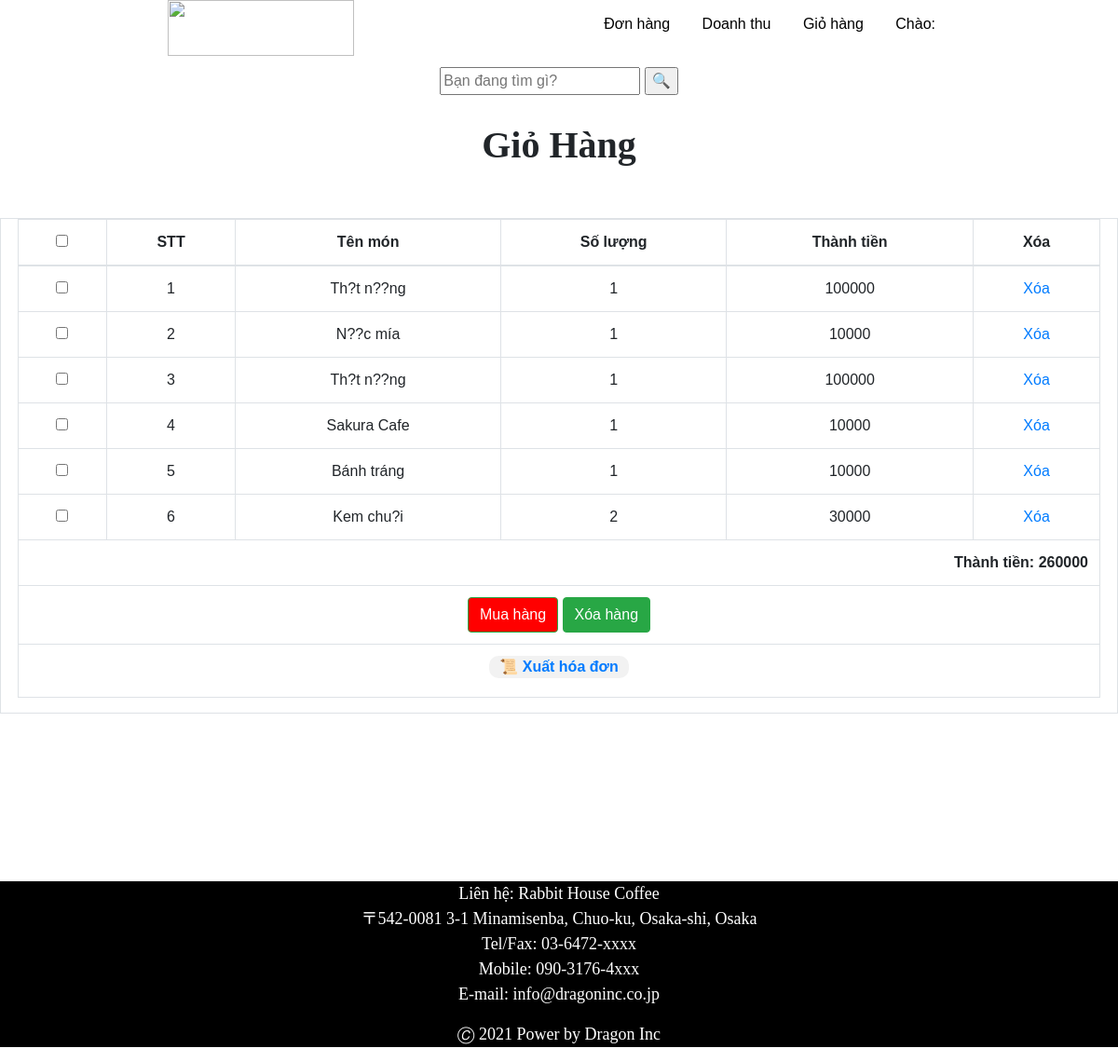
The page /NhanVien/giohang.php (signed in) on the database as committed earlier.
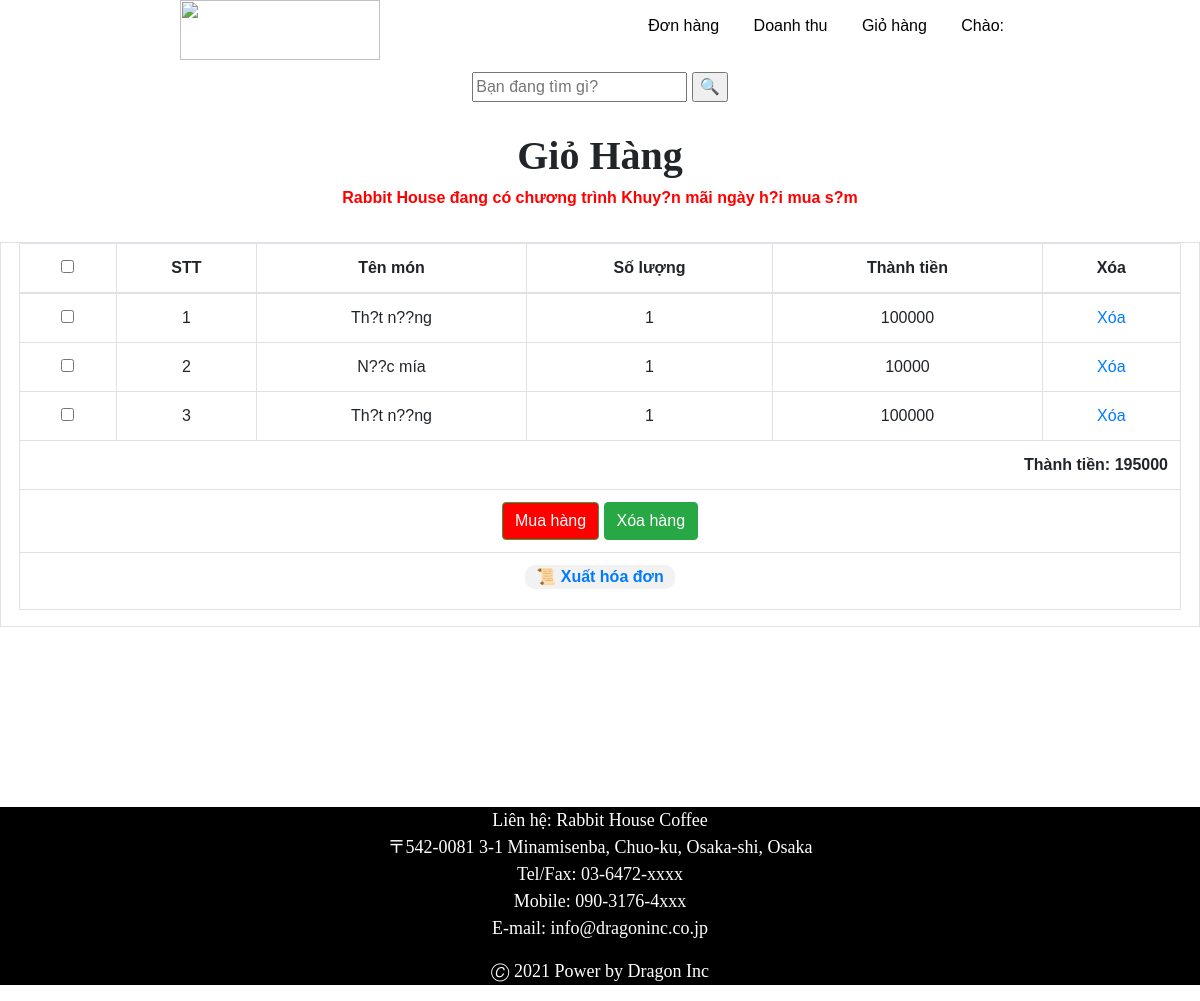
The same page on the database as committed later.
### tables this page shows
CREATE TABLE `tblhoadon` (
  `iHhoadon` int(11) NOT NULL,
  `idKhachhang` int(11) NOT NULL,
  `idMon` int(11) NOT NULL,
  `soLuong` int(11) NOT NULL,
  `ThanhTien` double DEFAULT NULL,
  `ngayThang` timestamp NULL DEFAULT NULL,
  `idstaff` int(11) DEFAULT NULL
);

CREATE TABLE `tblmon` (
  `idMon` int(11) NOT NULL,
  `tenMon` text NOT NULL,
  `gia` double NOT NULL,
  `idLoai` int(11) NOT NULL,
  `hinhAnh` text DEFAULT NULL,
  `moTa` text DEFAULT NULL,
  `goiY` float DEFAULT NULL,
  `conHang` text NOT NULL
);

CREATE TABLE `tblkhuyenmai` (
  `idKM` int(11) NOT NULL,
  `idKhachhang` int(11) DEFAULT NULL,
  `khuyenMai` int(11) NOT NULL,
  `tichLuy` int(11) DEFAULT NULL,
  `tenKM` text NOT NULL,
  `thoiGianBD` datetime NOT NULL,
  `thoiGianKT` datetime NOT NULL
);

### NhanVien/giohang.php (the view, shortened to what the changed rows need)
<?php
if (isset($_SESSION["username"])) {
    $idKhach1 = $_SESSION["idStaff"];
} else
    header("location:../login.php");
?>
<!DOCTYPE html>
<html lang="en">
<head>
    <link rel="stylesheet" type="text/css" href="../css/style2.css?" />
    <link rel="stylesheet" href="https://cdnjs.cloudflare.com/ajax/libs/jqueryui/1.12.1/jquery-ui.css" />
    <link href="https://stackpath.bootstrapcdn.com/bootstrap/4.3.1/css/bootstrap.min.css" rel="stylesheet">
</head>
<body>
    <?php $user = $username;
    $idKhachhang = $idKhach1; ?>
            <?php
            include "../include/connect.inc";
            ?>
    <section id="info" align="center">
        <span>Giỏ Hàng</span>
        <?php
        $sql000 = "select * from tblkhuyenmai";
        $rs000 = mysqli_query($conn, $sql000);
        while ($row000 = mysqli_fetch_array($rs000)) {
            $TGBDtmp1 = $row000["thoiGianBD"];
            $TGKTtmp1 = $row000["thoiGianKT"];
            $tenKM = $row000["tenKM"];
            $time_act1 = date('Y-m-d H:i:s');
            if ($TGBDtmp1 <= $time_act1 && $time_act1 <= $TGKTtmp1) {
                echo "<label style='color: red; font-weight: bold'>Rabbit House đang có chương trình $tenKM</label>";
            }
        }
        ?>
        <br /><br />
        <form method="post" action="giohang.php">
            <div class="table-responsive table-bordered">
                <table class="table" style="width:97%" align="center">
                    <thead>
                        <tr>
                            <th><input type="checkbox" name="checkbox" class="chk_box"></th>
                            <th>STT</th>
                            <th>Tên món</th>
                            <th>Số lượng</th>
                            <th>Thành tiền</th>
                            <th>Xóa </th>
                        </tr>
                    </thead>
                    <tbody>
                        <?php
                        include("../include/connect.inc");
                        $sql        =    "select * from tblhoadon where idStaff = '$idKhachhang'";
                        $rs         =    mysqli_query($conn, $sql);
                        $i            =    1;
                        while ($row = mysqli_fetch_array($rs)) {
                            $soluong = $row["soLuong"];
                            $sql2    =     "select * from tblmon where idMon = " . $row["idMon"] . "";
                            $rs2         =    mysqli_query($conn, $sql2);
                            $row2 = mysqli_fetch_array($rs2);
                            $tinhtien = $soluong * $row2["gia"];
                            echo " <tr>
								<td><input type='checkbox' class='chk_box1' name='check_list[]' value='" . $row["iHhoadon"] . "'></td>
								<td>$i</td>
								<td>" . $row2["tenMon"] . "</td>
								<td>$soluong</td>
								<td>$tinhtien</td>
								<td><a href='javascript:del_confirm(\"del_giohang.php?id=" . $row["iHhoadon"] . "\")'>Xóa</a></td>
								</tr>";
                            $i++;
                        }
                        ?>
                        <tr align="right">
                            <td colspan="6" style="text-align: centerright; font-weight: bold">Thành tiền:
                                <?php
                                $thanhTien111 = $thanhTien11 = 0;
                                $sql11 = "select * from tblhoadon where idStaff = '$idKhachhang'";
                                $rs11 = mysqli_query($conn, $sql11);
                                while ($row11 = mysqli_fetch_array($rs11)) {
                                    $thanhTien111 = $row11["ThanhTien"];
                                    $sql00 = "select * from tblkhuyenmai";
                                    $rs00 = mysqli_query($conn, $sql00);
                                    $row00 = mysqli_fetch_array($rs00);
                                    $TGBDtmp = $row00["thoiGianBD"];
                                    $TGKTtmp = $row00["thoiGianKT"];
                                    $khuyenMai = $row00["khuyenMai"];
                                    $time_act = date('Y-m-d H:i:s');
                                    if ($TGBDtmp <= $time_act && $time_act <= $TGKTtmp) {
                                        $thanhTien11 = $thanhTien11 + $thanhTien111 - ($khuyenMai * 100);
                                    } else $thanhTien11 = $thanhTien11 + $thanhTien111;
                                }
                                echo $thanhTien11;
                                ?>
                            </td>
                        </tr>
                        <tr align="center">
                            <th colspan="6">
                                <center><label style="background-color: #f2f2f2; width: 150px; border-radius: 10px;"><a
                                            href="./export_hoadon.php" target="_blank">📜 Xuất hóa đơn</a></label>
                                </center>
                            </th>
                        </tr>
                    </tbody>
                </table>
            </div>
        </form>
    </section>
</body>
</html>

Rows that differ between the two databases and show on the page:
removed tblhoadon: idMon.tenMon "Sakura Cafe", soLuong "1", soLuong.gia "10000"
removed tblhoadon: idMon.tenMon "Bánh tráng", soLuong "1", soLuong.gia "10000"
removed tblhoadon: idMon.tenMon "Kem chu?i", soLuong "2", soLuong.gia "30000"
added tblkhuyenmai: tenKM "Khuy?n mãi ngày h?i mua s?m"
Other text that changed with them:
$thanhTien11: "260000" → "195000"
